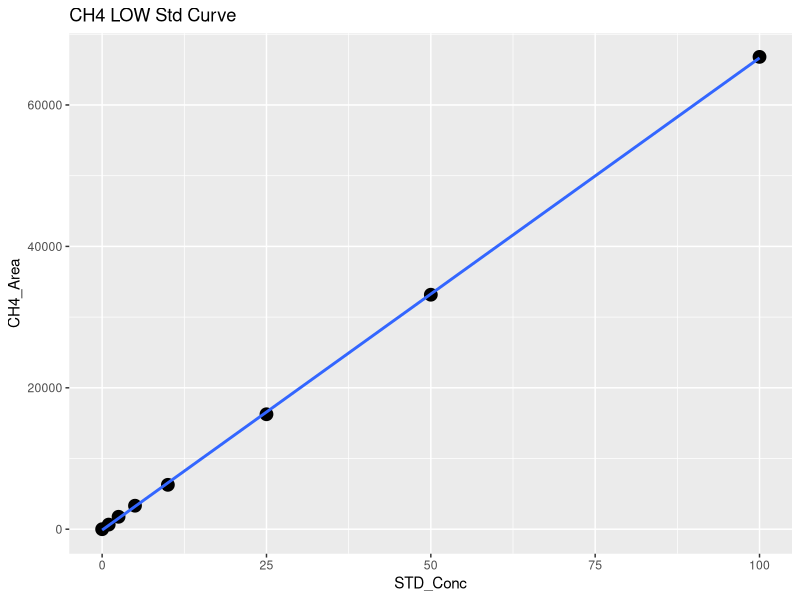
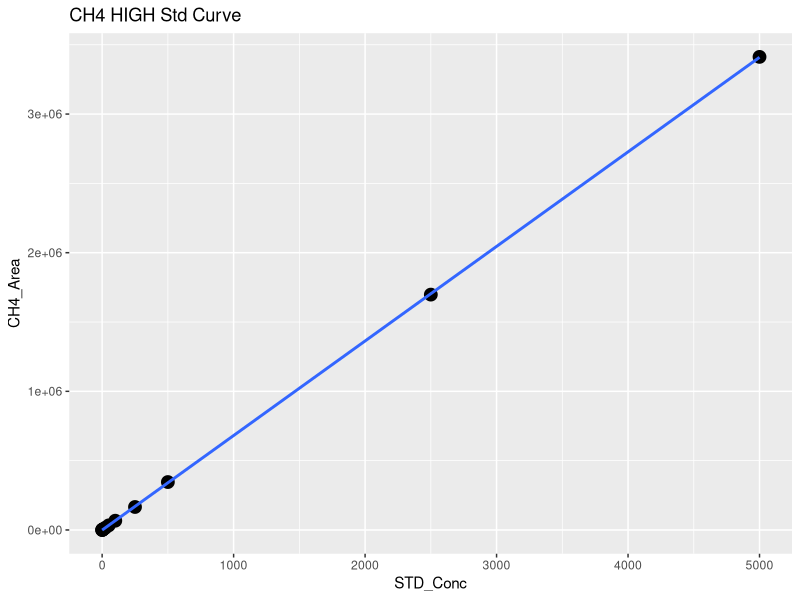
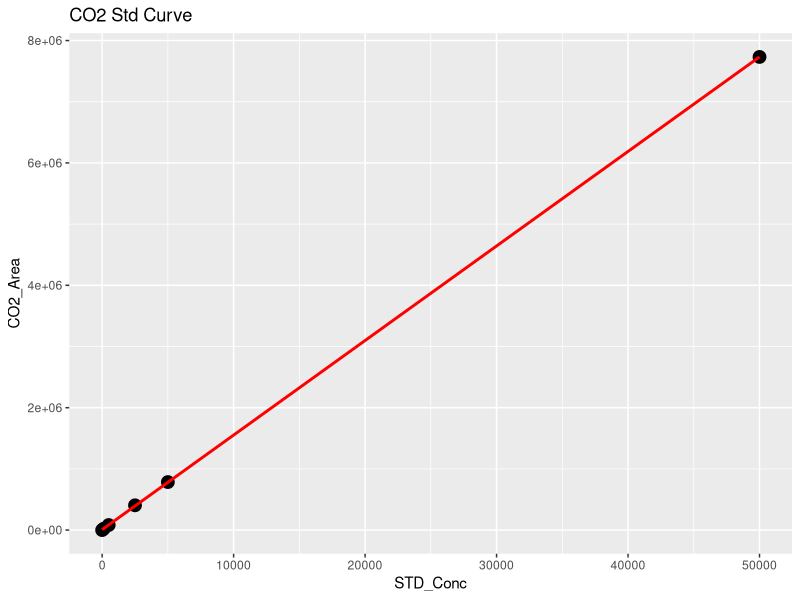
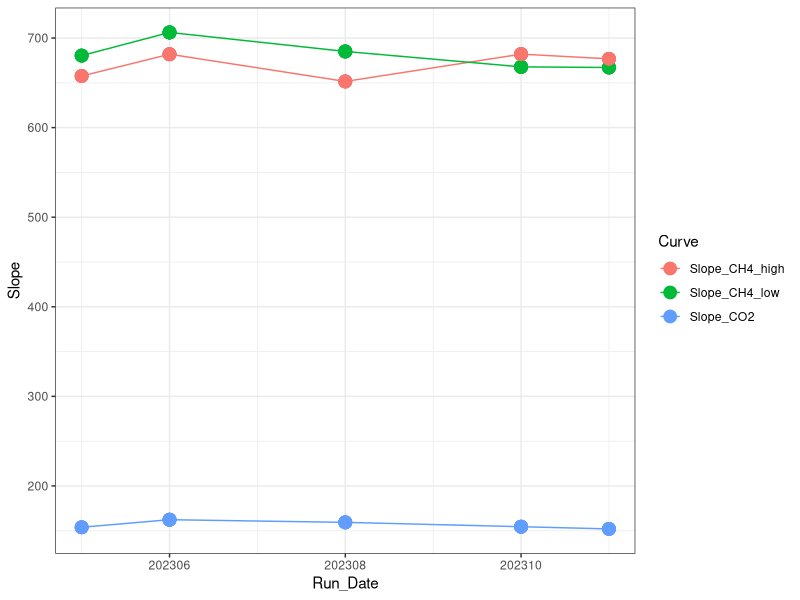

Write the R code that produced these figures, in order. (Note: this script raises an error after producing the figures.)
## ---- chunk 1
library(dplyr)
library(ggplot2)
library(ggpubr)
library(stringr)
library(readxl)
library(tidyr)
library(tibble)
## ---- chunk 2

#Read in June Data 
raw <- read.csv("Raw Data/COMPASS_CBSYN_TGW_202310-11.csv")
head(raw)

#pull out methane standards
stds_ch4 <-  raw %>%  
  filter(str_detect(Sample_Type, "STD_CH4"))
#head(stds_ch4)

#split into high curve and low curve for CH4
stds_ch4_low <- stds_ch4  %>%  
  filter(!STD_Conc > 100)

#Low curve for CH4
CH4_Low <- ggplot(stds_ch4_low, aes(STD_Conc, CH4_Area)) + geom_point(size=4) + 
  geom_smooth(method = "lm", se = FALSE) + labs(title="CH4 LOW Std Curve")
CH4_Low

CH4_Low_lm <- lm(stds_ch4_low$CH4_Area ~ stds_ch4_low$STD_Conc)
summary(CH4_Low_lm)
cf <- coef(CH4_Low_lm)

#create data frame with 1 rows and 0 columns
Slope_CH4_low <- data.frame(matrix(ncol = 0, nrow = 1))
Slope_CH4_low$Curve <- "Slope_CH4_low"
Slope_CH4_low$R2 <- summary(CH4_Low_lm)$adj.r.squared
Slope_CH4_low$Slope <- cf[2]
Slope_CH4_low$Intercept <- cf[1]
#head(Slope_CH4_low)

#High curve for CH4
CH4_High <- ggplot(stds_ch4, aes(STD_Conc, CH4_Area)) + geom_point(size=4) + 
  geom_smooth(method = "lm", se = FALSE) + labs(title="CH4 HIGH Std Curve")
CH4_High

stds_ch4_lm <- lm(stds_ch4$CH4_Area ~ stds_ch4$STD_Conc)
summary(stds_ch4_lm)
cf <- coef(stds_ch4_lm)

#create data frame with 1 rows and 0 columns
Slope_CH4_high <- data.frame(matrix(ncol = 0, nrow = 1))
Slope_CH4_high$Curve <- "Slope_CH4_high"
Slope_CH4_high$R2 <- summary(stds_ch4_lm)$adj.r.squared
Slope_CH4_high$Slope <- cf[2]
Slope_CH4_high$Intercept <- cf[1]
#head(Slope_CH4_high)

#pull out co2 standards
stds_co2 <-  raw %>%  
  filter(str_detect(Sample_Type, "STD_CO2"))
#head(stds_co2)

#CO2 Curve
CO2_stds <- ggplot(stds_co2, aes(STD_Conc, CO2_Area)) + geom_point(size=4) + 
  geom_smooth(method = "lm", se = FALSE, color="red") + labs(title="CO2 Std Curve")
CO2_stds

stds_co2_lm <- lm(stds_co2$CO2_Area ~ stds_co2$STD_Conc)
summary(stds_co2_lm)
cf <- coef(stds_co2_lm)

#create data frame with 1 rows and 0 columns
Slope_CO2 <- data.frame(matrix(ncol = 0, nrow = 1))
Slope_CO2$Curve <- "Slope_CO2"
Slope_CO2$R2 <- summary(stds_co2_lm)$adj.r.squared
Slope_CO2$Slope <- cf[2]
Slope_CO2$Intercept <- cf[1]
#head(Slope_CO2)

#pull all the slopes together into one dataframe 
Slopes <- rbind(Slope_CH4_low, Slope_CH4_high, Slope_CO2)
#head(Slopes)

Slopes$Run_Date <- c(202310, 202310, 202310)

log <- read.csv("Raw Data/COMPASS_Synoptic_Varian_TGAS_QAQC_2023.csv")
head(log)
log <- log[ ,-c(1)]
log <- rbind(log, Slopes)

Slopes_chk <- ggplot(log, aes(Run_Date, Slope, col=Curve)) + geom_point(size=4) + geom_line() + theme_bw()
Slopes_chk

write.csv(log, "Raw Data/COMPASS_Synoptic_Varian_TGAS_QAQC_2023.csv")
## ---- chunk 3
#head(raw)

#pull out methane standards
Samples <-  raw %>%  
  filter(!str_detect(Sample_Type, "STD_CH4")) %>%  
  filter(!str_detect(Sample_Type, "STD_CO2")) %>%  
  filter(!str_detect(Sample_Type, "Blank")) %>%  
  filter(!str_detect(Sample_Type, "Chk_STD")) %>%  
   filter(!str_detect(Sample_Type, "CHKSTD")) %>%
  filter(!str_detect(Sample_Type, "CHK_STD")) %>%
  filter(!str_detect(Sample_Type, "NA"))
#head(Samples)

#Now flag any areas that are above the 100ppm area for CH4
Samples$CH4_Curve <- ifelse(Samples$CH4_Area >71000, "High", "Low")
#head(Samples)

#Calculate CH4 concentrations in ppm
Samples$CH4_Conc_ppm <- ifelse(Samples$CH4_Area >71000, (Samples$CH4_Area-Slope_CH4_high$Intercept)/Slope_CH4_high$Slope,                                       (Samples$CH4_Area-Slope_CH4_low$Intercept)/Slope_CH4_low$Slope )

#Calculate CO2 concentrations in ppm 
Samples$CO2_Conc_ppm <- ((Samples$CO2_Area-Slope_CO2$Intercept)/Slope_CO2$Slope) 

#head(Samples)

##########make flags for any dilutions needed 
#highest CH4 standard = 10000
#highest CO2 standard = 50000

Samples$CH4_Flag <- ifelse(Samples$CH4_Conc_ppm >10000, "Needs Dilution", "Within Range")
Samples$CO2_Flag <- ifelse(Samples$CO2_Conc_ppm >50000, "Needs Dilution", "Within Range")
#head(Samples)

## ---- chunk 4

chks <-  raw %>%  
  filter(!str_detect(Sample_Type, "STD_CH4")) %>%  
  filter(!str_detect(Sample_Type, "STD_CO2")) %>%  
  filter(!str_detect(Sample_Type, "Blank")) %>%  
  filter(!str_detect(Sample_Type, "Unknown")) %>%  
  filter(!str_detect(Sample_Type, "NA"))
#head(chks)

#Calculate CH4 concentrations in ppm
chks$CH4_Conc_ppm <- ifelse(chks$CH4_Area >71000, 
                      (chks$CH4_Area-Slope_CH4_high$Intercept)/Slope_CH4_high$Slope,                                       (chks$CH4_Area-Slope_CH4_low$Intercept)/Slope_CH4_low$Slope )

#Calculate CO2 concentrations in ppm 
chks$CO2_Conc_ppm <- ((chks$CO2_Area-Slope_CO2$Intercept)/Slope_CO2$Slope)



#change this if check standard concentrations are different 
level_ch4 <- 5      #ppm
level_co2 <- 1000   #ppm

#calculate percent difference of check standards 
chks$Ch4_diff <- ((chks$CH4_Conc_ppm - level_ch4)/((chks$CH4_Conc_ppm + level_ch4)/2)) * 100
chks$CH4_diff_flag <-  ifelse(chks$Ch4_diff <10, 'YES', 'NO, rerun')

chks$CO2_diff <- ((chks$CO2_Conc_ppm - level_co2)/((chks$CO2_Conc_ppm + level_co2)/2)) * 100
chks$CO2_diff_flag <-  ifelse(chks$CO2_diff <10, 'YES', 'NO, rerun')

#now plot the Ch4 concentrations and the CO2 concentrations vs. the expected concentration 
#then also make the color the percent difference between the expected and observed concentration 

ch4_chk <-  ggplot(data = chks, aes(x = Sample_ID, y = CH4_Conc_ppm, fill=CH4_diff_flag)) +
       geom_bar(stat = 'identity') + 
        scale_fill_manual(values=c( "darkgreen", "darkgrey"))+
        #scale_fill_gradient2(low='red', mid='white', high='blue', space='Lab') + 
        theme_classic() + labs(x= " ", y="CH4  (ppm)", title="Check Stds: CH4") + 
        theme(legend.position="bottom") +  geom_hline(yintercept=level_ch4, linetype="dashed", 
                color = "black", size=1)


co2_chk <-  ggplot(data = chks, aes(x = Sample_ID, y = CO2_Conc_ppm, fill=CO2_diff_flag)) +
       geom_bar(stat = 'identity') + 
        scale_fill_manual(values=c("darkgreen", "darkgrey"))+
        #scale_fill_gradient2(low='red', mid='white', high='blue', space='Lab') + 
        theme_classic() + labs(x= " ", y="CO2  (ppm)", title="Check Stds: CO2") + 
        theme(legend.position="bottom") +  geom_hline(yintercept=level_co2, linetype="dashed", 
                color = "black", size=1)

ggarrange(ch4_chk, co2_chk, nrow=1, ncol=2)


## ---- chunk 5

#multiply the concentration by the dilution factor
Samples$CH4_Conc_ppm_dilcorr <- (Samples$CH4_Conc_ppm * Samples$Dilution_Factor)

Samples$CO2_Conc_ppm_dilcorr <- (Samples$CO2_Conc_ppm * Samples$Dilution_Factor)

#check results
#head(Samples)

#quick first look at the samples 
ch4_samples <-  ggplot(data = Samples, aes(x = Sample_ID, y = CH4_Conc_ppm, fill=CH4_Flag)) +
       geom_bar(stat = 'identity') + 
        scale_fill_manual(values=c( "darkgreen", "red"))+
        #scale_fill_gradient2(low='red', mid='white', high='blue', space='Lab') + 
        theme_classic() + labs(x= " ", y="CH4 (ppm)", title="CH4: Green = Within Range") + 
        theme(legend.position="none") + 
        facet_grid(~Sample_Month)


co2_samples <-  ggplot(data = Samples, aes(x = Sample_ID, y = CO2_Conc_ppm, fill=CO2_Flag)) +
       geom_bar(stat = 'identity') + 
        scale_fill_manual(values=c("darkgreen", "red"))+
        #scale_fill_gradient2(low='red', mid='white', high='blue', space='Lab') + 
        theme_classic() + labs(x= " ", y="CO2 (ppm)", title="CO2: Green = Within Range") + 
        theme(legend.position="none") + 
        facet_grid(~Sample_Month)

ggarrange(ch4_samples, co2_samples, nrow=1, ncol=2)


## ---- chunk 6

#check results
head(Samples)

#pull out what we need 
Samples1 <- Samples[ ,c(1:3,5:9,13, 18:21)]
head(Samples1)

Samples1 <- Samples1 %>%
  separate(Sample_ID, into = c("Site", "Gas_Sample", "Zone", "Tree_Code", "Replicate"), sep = "_", remove = FALSE) %>%
  mutate(Tree_Info = case_when(
    Tree_Code == "DS" ~ "Dead Standing",
    Tree_Code == "SF" ~ "Sapflow Monitoring",
    TRUE ~ "Other"  # Optional: handles any values that aren't DS or SF
  )) %>%
  mutate(Status = case_when(
    Tree_Code == "DS" ~ "Dead Standing",
    Tree_Code == "SF" ~ "Living",
    TRUE ~ "Other"  
  )) %>%
  mutate(Project = "COMPASS: Synoptic", 
         Region = "CB") %>%
  rename( Year = Sample_Year,
          Month = Sample_Month,
          CH4_ppm = CH4_Conc_ppm_dilcorr , 
          CO2_ppm = CO2_Conc_ppm_dilcorr )  %>%
  mutate(CH4_Flag = case_when(
    CH4_Flag == "Needs_Dilution" ~ "Over Std Curve Range",
    TRUE ~ "Within Std Curve Range"  
  )) %>%
  mutate(CO2_Flag = case_when(
    CO2_Flag == "Needs_Dilution" ~ "Over Std Curve Range",
    TRUE ~ "Within Std Curve Range"  
  ))

final <- Samples1 %>%
  select( "Project", "Region" , "Year","Month" ,"Site", "Zone", "Gas_Sample",
          "Sample_ID", "Tree_Code", "Replicate", "Status", "Tree_Info",
          "CH4_ppm", "CH4_Flag", "CO2_ppm", "CO2_Flag")

write.csv(final, "Processed Data/COMPASS_Synoptic_TGW_202310-11_Processed.csv")

